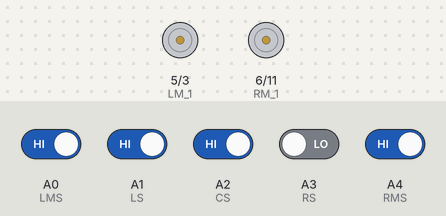
Recording of a sketch running on a simulated Arduino Uno, built with avr-gcc and run on an emulated ATmega328P. Parts: motor-driver pin pairs drawn as motors (green arrow = first pin HIGH = forward, orange = second pin HIGH = backward, longer = more drive). The inputs (shaded band) are chosen by the test bench; at power-on: A0 (LMS), A1 (LS), A2 (CS), A4 (RMS) HIGH, A3 (RS) LOW.

Above: at 1.2 s.
1.3 s: A0 (LMS) driven LOW
At 2.5 s:
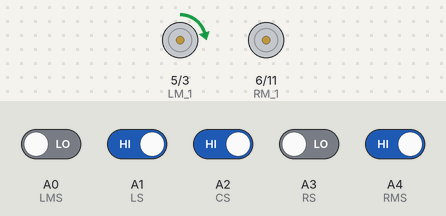
2.8 s: A4 (RMS) driven LOW
At 3.6 s:
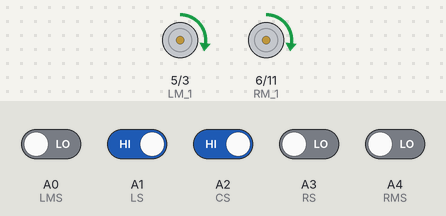
4.3 s: A2 (CS) driven LOW
At 4.7 s:
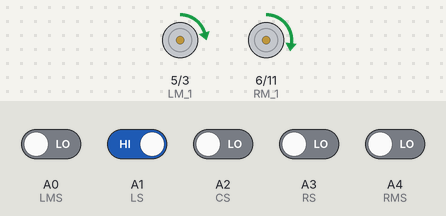
5.8 s: A1 (LS) driven LOW
At 7.0 s:
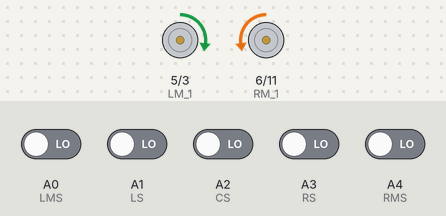
7.3 s: A3 (RS) driven HIGH
At 8.2 s:
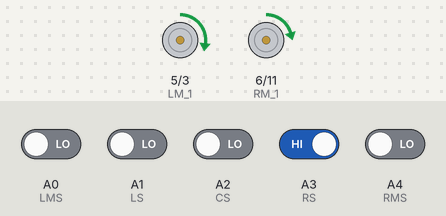
8.8 s: A3 (RS) driven LOW
At 9.4 s:
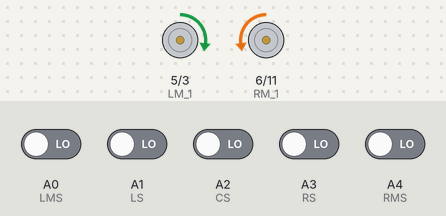
Timing chart, 0 to 11.3 s (numbered marks = the images above; inputs shaded):
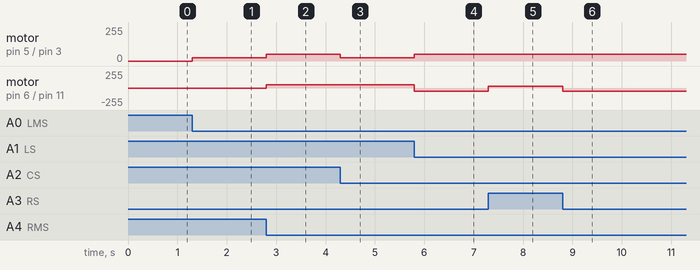

Measured:
- after the input at 1.3 s, motor on pin 5 (LM_1) / pin 3 (LM_2): stopped → forward 25/255 at once
- after the input at 2.8 s, motor on pin 5 (LM_1) / pin 3 (LM_2): forward 25/255 → forward 50/255 at once; motor on pin 6 (RM_1) / pin 11 (RM_2): stopped → forward 50/255 at once
- after the input at 4.3 s, motor on pin 5 (LM_1) / pin 3 (LM_2): forward 50/255 → forward 25/255 at once
- after the input at 5.8 s, motor on pin 5 (LM_1) / pin 3 (LM_2): forward 25/255 → forward 50/255 at once; motor on pin 6 (RM_1) / pin 11 (RM_2): forward 50/255 → backward 50/255 at once
- after the input at 7.3 s, motor on pin 6 (RM_1) / pin 11 (RM_2): backward 50/255 → forward 25/255 at once
- after the input at 8.8 s, motor on pin 6 (RM_1) / pin 11 (RM_2): forward 25/255 → backward 50/255 at once

The sketch:

black_line_tracer_right_priority.ino
```cpp
int LM_1 = 5;         // the motor pins are intiated as per ports in Auton shield
int LM_2 = 3;
int RM_1 = 6;
int RM_2 = 11;
int LMS = A0, LS = A1, CS = A2, RS = A3, RMS = A4;
int lms, rms, ls, rs, cs, s;
int spd = 50, tspd = 25;
void setup()
{
  pinMode(LS, INPUT);
  pinMode(CS, INPUT);
  pinMode(LMS, INPUT);
  pinMode(LS, INPUT);
  pinMode(RMS, INPUT);
  pinMode(LM_1, OUTPUT);     // motor is initiated as output
  pinMode(LM_2, OUTPUT);
  pinMode(RM_1, OUTPUT);
  pinMode(RM_2, OUTPUT);
}
void loop()
{
  lms = digitalRead(LMS);
  ls = digitalRead(LS);
  rms = digitalRead(RMS);
  cs = digitalRead(CS);
  rs = digitalRead(RS);
  if (lms == LOW && rms == LOW)
  {
    if (ls == LOW && cs == LOW && rs == LOW)
    {
      while (s == 0)
      {
        right();
        ls = digitalRead(LS);
        cs = digitalRead(CS);
        rs = digitalRead(RS);
        if (rs == HIGH || cs == HIGH || ls == HIGH)
        {
          s = 1;
        }
      }
      s = 0;


    }

//    else if (ls == HIGH && cs == LOW && rs == HIGH)
//    {
//      right();
//    }
    else if (ls == LOW && cs == HIGH && rs == LOW)
    {
      fwd();
    }
    else if (ls == LOW && cs == HIGH && rs == HIGH)
    {
      fwd();// slowright();
    }
    else if (ls == HIGH && cs == HIGH && rs == LOW)
    {
      fwd();// slowleft();
    }

    else if (ls == HIGH && cs == HIGH && rs == HIGH)
    {
      fwd();
      delay(100);

    }
    else if (ls == HIGH && cs == LOW && rs == LOW)
    {
      slowleft();
    }
    else if (ls == LOW && cs == LOW && rs == HIGH)
    {
      slowright();// stopright();
    }
  }
  else if (lms == HIGH && rms == LOW)
  {
    fwd();
    delay(50);
//    stp();
    ls = digitalRead(LS);
    cs = digitalRead(CS);
    rs = digitalRead(RS);
    if (rs == HIGH || cs == HIGH || ls == HIGH)
    {
      fwd();
      delay(50);
    }
    else
    {
      while (s == 0)
      {
        stopleft();
        ls = digitalRead(LS);
        cs = digitalRead(CS);
        rs = digitalRead(RS);
        if (rs == HIGH || cs == HIGH || ls == HIGH)
        {
          s = 1;
        }
      }
      s = 0;

    }
  }
  else if (lms == LOW && rms == HIGH)
  {
    while (s == 0)
    {
      stopright();
      ls = digitalRead(LS);
      cs = digitalRead(CS);
      rs = digitalRead(RS);
      if (rs == HIGH || cs == HIGH || ls == HIGH)
      {
        s = 1;
      }
    }
    s = 0;
  }
  else if (lms == HIGH && rms == HIGH)
  {
    if (ls == HIGH && cs == HIGH && rs == HIGH)
    {
      while (s == 0)
      {
        fwd();
        ls = digitalRead(LS);
        cs = digitalRead(CS);
        rs = digitalRead(RS);
        if (rs == HIGH || cs == HIGH || ls == HIGH)
        {
          s = 1;
        }
      }
      s = 0;
    }
  }
}
void fwd()
{
  analogWrite(LM_1, spd);
  analogWrite(LM_2, 0);
  analogWrite(RM_1, spd);
  analogWrite(RM_2, 0);
}
void backward()
{
  analogWrite(LM_1, 0);
  analogWrite(LM_2, spd);
  analogWrite(RM_1, 0);
  analogWrite(RM_2, spd);
}
void right()
{
  analogWrite(LM_1, spd);
  analogWrite(LM_2, 0);
  analogWrite(RM_1, 0);
  analogWrite(RM_2, spd);
}
void left()
{
  analogWrite(LM_1, 0);
  analogWrite(LM_2, spd);
  analogWrite(RM_1, spd);
  analogWrite(RM_2, 0);
}
void stopleft()
{
  analogWrite(LM_1, 0);
  analogWrite(LM_2, 0);
  analogWrite(RM_1, tspd);
  analogWrite(RM_2, 0);
}
void stopright()
{
  analogWrite(LM_1, tspd);
  analogWrite(LM_2, 0);
  analogWrite(RM_1, 0);
  analogWrite(RM_2, 0);
}
void slowleft()
{
  analogWrite(LM_1, tspd);
  analogWrite(LM_2, 0);
  analogWrite(RM_1, spd);
  analogWrite(RM_2, 0);
}
void slowright()
{
  analogWrite(LM_1, spd);
  analogWrite(LM_2, 0);
  analogWrite(RM_1, tspd);
  analogWrite(RM_2, 0);
}
//void stp()
//{
//  analogWrite(LM_1, tspd);
//  analogWrite(LM_2, tspd);
//  analogWrite(RM_1, 0);
//  analogWrite(RM_2, 0);
//}
```
